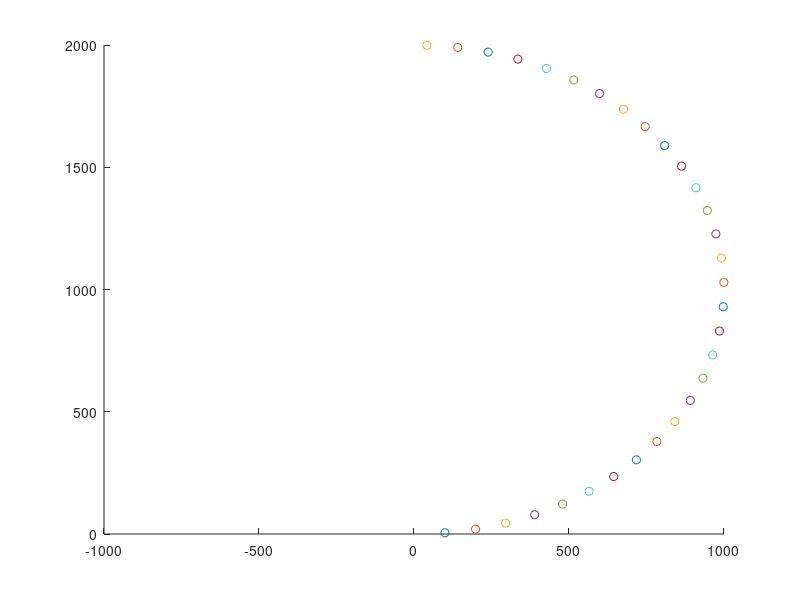

MATLAB code to generate this figure:
%Simulator for COMP139 2015 Lab1 (surveying)

%Chris Todd 
%C0304228
%Oct 2 2015

%NOTE, program breaks when the chord distance is more 
%than the diameter of the circle inscribed by the radius
%of curvature. This is due to the limitations imposed by 
%arcsin which ranges from 0-90 degrees. Don't know if this 
%will need to be rectified for the final lab submission.

clear all;
close all;
clc;

r = 1000 %Radius of curvature

spc = 100 %Spacing

d = 2000 %Chord distance 

c = pi*r*2  %Circumfrence based on r (reference)

theta = 2*asin((d/2)/r) %Find theta based on chord length

a = r*theta  %Find arc length based on radius of curvature and theta

n = round(a / spc) %Calculate number of lights and round 

angles = zeros(1,n);  %hold reference angles for all lights
distance = zeros(1,n); %hold distances for all lights

figure('position', [0, 0,1000,2000]) %plot parameters
xlim([-1000,1000]); %set x-axis limits
hold on


%finds distance and angle for 
%each traffic light and stores into 
%previously defined array. 
%Calculates the x-y components of each 
%distance vector and plots to figure to verify
%that the lines and respective angles lie on a 
%circle with radius of curvature 'r'

for k=1:n
    
    a1 = spc*k;
    theta1 = a1/r;
    distance(1,k) = 2*r*sin(theta1/2);
    
    angles(1,k) = 90 - ((180-theta1)/2);
    
    x = distance(1,k)*cos(angles(1,k));
    y = distance(1,k)*sin(angles(1,k));
    plot(x,y,'-o')
    
end

distance
angles
